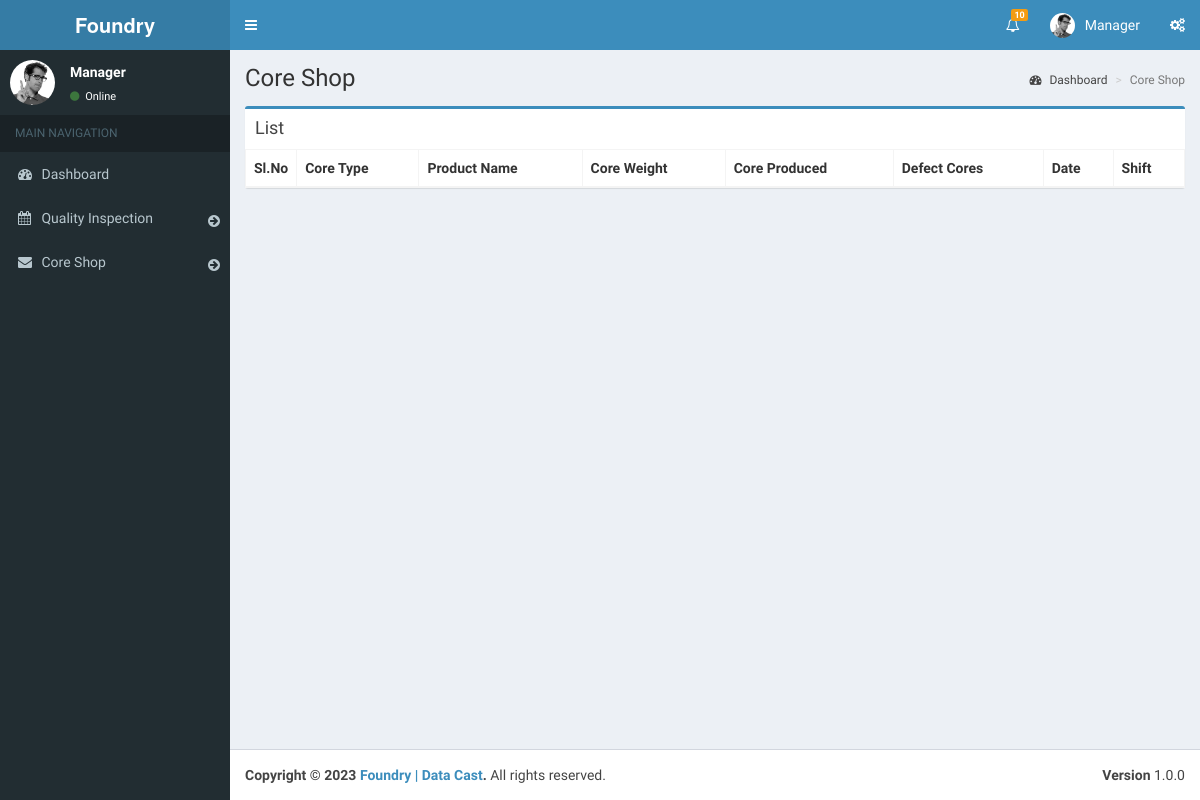
/core_shop.php (signed in), run on an earlier commit of the app's database.
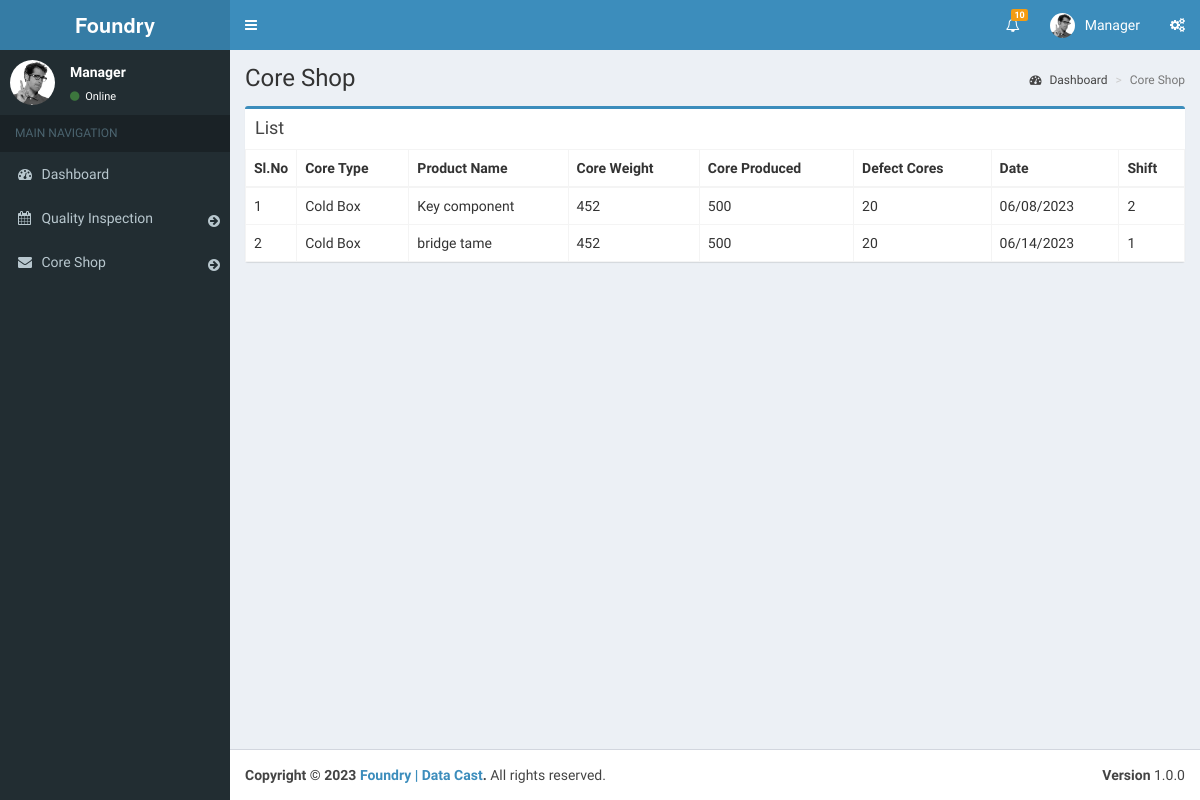
And on a later commit of the database.
### tables this page shows
CREATE TABLE `user_master` (
  `sno` int(11) NOT NULL,
  `user_type` int(11) NOT NULL,
  `name` varchar(30) NOT NULL,
  `username` varchar(64) NOT NULL,
  `password` varchar(64) NOT NULL,
  `created_at` datetime NOT NULL DEFAULT current_timestamp(),
  `updated_at` datetime NOT NULL DEFAULT current_timestamp(),
  `status` int(11) NOT NULL
);

CREATE TABLE `core_shop_details` (
  `sno` int(11) NOT NULL,
  `core_type` int(11) NOT NULL,
  `product_name` varchar(64) NOT NULL,
  `core_weight` int(11) NOT NULL,
  `no_of_core_produced` int(11) NOT NULL,
  `no_of_defect_cores` int(11) NOT NULL,
  `Date` date NOT NULL,
  `shift` int(11) NOT NULL,
  `created_at` datetime NOT NULL,
  `updated_at` datetime NOT NULL,
  `status` int(11) NOT NULL
);

CREATE TABLE `meta_core_type` (
  `sno` int(11) NOT NULL,
  `core_type` varchar(15) NOT NULL,
  `status` int(11) NOT NULL
);

### pages/required/functions.php (called while the page is built, shortened)
<?php
	function db_all($sql_query){
		include('db_connection.php');
		$query = mysqli_query($con,$sql_query);
		$rows = array();
        while ($row = mysqli_fetch_assoc($query))
        {
            $rows[] = $row;
        }
        return $rows;
	}
	function db_one($sql_query){
		include('db_connection.php');
		$result = mysqli_query($con, $sql_query);
		$row = mysqli_fetch_assoc($result);
		return $row;
	}
	function ui_date($db_date){
		$ui_seperator = '/';
		$db_seperator = '-';
		$exploded_date = explode($db_seperator,$db_date);
		$ui_date = $exploded_date[1].$ui_seperator.$exploded_date[2].$ui_seperator.$exploded_date[0];
		return $ui_date;
	}
?>

### core_shop.php (the view, shortened to what this page needs)
<?php
  if (session_id() == '') {
  $login_id = $_SESSION['s_id'];
}
include('pages/required/db_connection.php');
include('pages/required/functions.php');
  $loggen_in_query = "SELECT
                  um.*
                FROM
                  user_master um
                WHERE
                  1=1
                  AND um.SNO=".$login_id;
      $login_query_result = db_one($loggen_in_query);
?>
<!DOCTYPE html>
<html>
<head>
  <link rel="stylesheet" href="bootstrap/css/bootstrap.min.css">
  <link rel="stylesheet" href="https://cdnjs.cloudflare.com/ajax/libs/font-awesome/4.5.0/css/font-awesome.min.css">
  <link rel="stylesheet" href="https://cdnjs.cloudflare.com/ajax/libs/ionicons/2.0.1/css/ionicons.min.css">
  <link rel="stylesheet" href="dist/css/AdminLTE.min.css">
  <link rel="stylesheet" href="dist/css/skins/_all-skins.min.css">
  <link rel="stylesheet" href="plugins/iCheck/flat/blue.css">
  <link rel="stylesheet" href="plugins/morris/morris.css">
  <link rel="stylesheet" href="plugins/jvectormap/jquery-jvectormap-1.2.2.css">
  <link rel="stylesheet" href="plugins/datepicker/datepicker3.css">
  <link rel="stylesheet" href="plugins/daterangepicker/daterangepicker.css">
  <link rel="stylesheet" href="plugins/bootstrap-wysihtml5/bootstrap3-wysihtml5.min.css">
</head>
<body class="hold-transition skin-blue sidebar-mini">
<div class="wrapper">
  <header class="main-header">
    <a href="index2.html" class="logo">
      <span class="logo-lg"><b>Foundry</b></span>
    </a>
    <nav class="navbar navbar-static-top">
      <a href="#" class="sidebar-toggle" data-toggle="offcanvas" role="button">
      </a>
      <div class="navbar-custom-menu">
        <ul class="nav navbar-nav">
          <li class="dropdown notifications-menu">
            <a href="#" class="dropdown-toggle" data-toggle="dropdown">
              <i class="fa fa-bell-o"></i>
              <span class="label label-warning">10</span>
            </a>
          </li>
          <li class="dropdown user user-menu">
            <a href="#" class="dropdown-toggle" data-toggle="dropdown">
              <img src="dist/img/user2-160x160.jpg" class="user-image" alt="User Image">
              <span class="hidden-xs"><?php echo $login_query_result['name'];?></span>
            </a>
          </li>
          <li>
            <a href="#" data-toggle="control-sidebar"><i class="fa fa-gears"></i></a>
          </li>
        </ul>
      </div>
    </nav>
  </header>
  <aside class="main-sidebar">
    <section class="sidebar">
      <div class="user-panel">
        <div class="pull-left image">
          <img src="dist/img/user2-160x160.jpg" class="img-circle" alt="User Image">
        </div>
        <div class="pull-left info">
          <p><?php echo $login_query_result['name'];?></p>
          <a href="#"><i class="fa fa-circle text-success"></i> Online</a>
        </div>
      </div>
      <ul class="sidebar-menu">
        <li class="header">MAIN NAVIGATION</li>
        <li>
          <a href="index.php">
            <i class="fa fa-dashboard"></i> <span>Dashboard</span>
          </a>
        </li>
        <li>
          <a href="quality_inspection.php">
            <i class="fa fa-calendar"></i> <span>Quality Inspection</span>
            <span class="pull-right-container">
              <i class="fa fa-arrow-circle-right"></i>
            </span>
          </a>
        </li>
        <li>
          <a href="core_shop.php">
            <i class="fa fa-envelope"></i> <span>Core Shop</span>
            <span class="pull-right-container">
               <i class="fa fa-arrow-circle-right"></i>
            </span>
          </a>
        </li>
      </ul>
    </section>
  </aside>
  <div class="content-wrapper">
    <section class="content-header">
      <h1>
      Core Shop
      </h1>
      <ol class="breadcrumb">
        <li><a href="#"><i class="fa fa-dashboard"></i> Dashboard</a></li>
        <li class="active">Core Shop</li>
      </ol>
    </section>
    <section class="content">
      <div class="row">
          <div class="col-md-12">
            <div class="box box-primary">
              <div class="box-header">
                <h3 class="box-title"> List</h3>
              </div>
              <div class="box-body no-padding">
                <table class="table table-responsive table-bordered">
                  <thead>
                    <tr>
                      <th style="width: 10px">Sl.No</th>
                      <th>Core Type</th>
                      <th>Product Name </th>
                      <th>Core Weight</th>
                      <th>Core Produced</th>
                      <th>Defect Cores</th>
                      <th>Date</th>
                      <th>Shift</th>
                    </tr>
                  </thead>
                  <tbody>
                    <?php
                    $i = 1;
                    $core_shop_query = "SELECT
                                            csd.*
                                            ,mct.core_type AS core_type_name
                                          FROM core_shop_details csd
                                          INNER JOIN meta_core_type mct ON mct.sno=csd.core_type
                                          WHERE 1=1";
                    $core_shop_result = db_all($core_shop_query);
                    $core_shop_str = "";
                    foreach($core_shop_result AS $csr){
                      $core_shop_str .="<tr>
                                      <td>".$i."</td>
                                      <td>".$csr['core_type_name']."</td>
                                      <td>".$csr['product_name']."</td>
                                      <td>".$csr['core_weight']."</td>
                                      <td>".$csr['no_of_core_produced']."</td>
                                      <td>".$csr['no_of_defect_cores']."</td>
                                      <td>".ui_date($csr['Date'])."</td>
                                      <td>".$csr['shift']."</td>
                                    </tr>";
                                    $i++;
                    }
                    echo $core_shop_str;
                    ?>
                  </tbody>
                </table>
              </div>
            </div>
          </div>
      </div>
    </section>
  </div>
  <footer class="main-footer">
    <div class="pull-right hidden-xs">
      <b>Version</b> 1.0.0
    </div>
    <strong>Copyright &copy; 2023 <a href="#">Foundry | Data Cast</a>.</strong> All rights
    reserved.
  </footer>
</div>
</body>
</html>

What changed in the data, as far as the page shows it:
added core_shop_details: meta_core_type.core_type "Cold Box", product_name "Key component", core_weight "452", no_of_core_produced "500", no_of_defect_cores "20", Date "06/08/2023", shift "2"
added core_shop_details: meta_core_type.core_type "Cold Box", product_name "bridge tame", core_weight "452", no_of_core_produced "500", no_of_defect_cores "20", Date "06/14/2023", shift "1"
